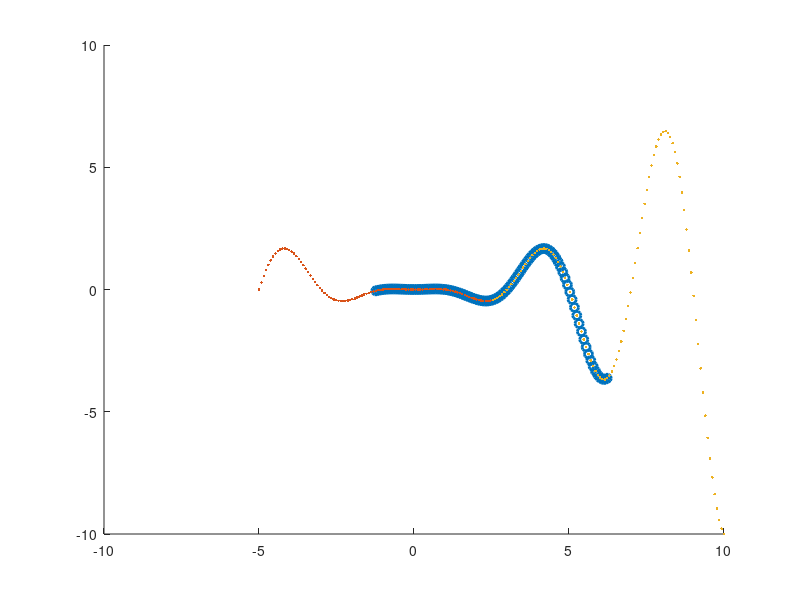

Source code (MATLAB):
x = linspace(-5,10,200);
y = cos(pi*x/2).*(x.^2/10);

index2 = 1:100;
index1 = 51:150;
index3 = 101:200;

figure;
hold on;
plot(x(index1),y(index1),'o','LineWidth',2);
plot(x(index2),y(index2),'.','LineWidth',2);
plot(x(index3),y(index3),'.','LineWidth',2);

QQ1 = [x(index1)',y(index1)'];
QQ2 = [x(index2)',y(index2)'];
QQ3 = [x(index3)',y(index3)'];

[~,order] = sort(QQ1(:,1),'ascend');
QQ1 = QQ1(order,:);

[~,order] = sort(QQ2(:,1),'ascend');
QQ2 = QQ2(order,:);

[~,order] = sort(QQ3(:,1),'ascend');
QQ3 = QQ3(order,:);